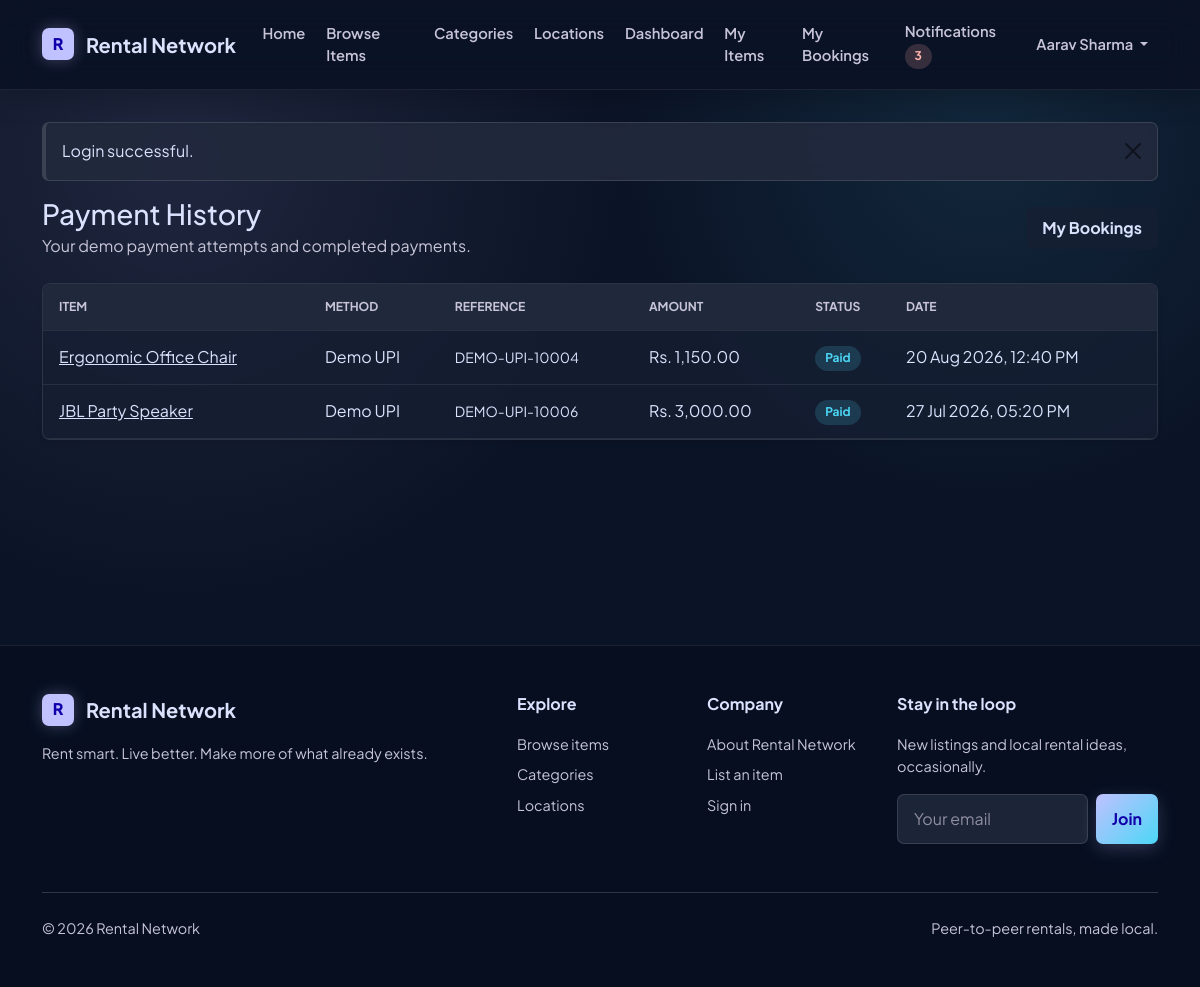
Screenshot of /payment/payment_history.php (signed in) with the database file from the repository.
### tables this page shows
CREATE TABLE users (
  user_id INT UNSIGNED AUTO_INCREMENT PRIMARY KEY,
  name VARCHAR(100) NOT NULL,
  email VARCHAR(150) NOT NULL UNIQUE,
  phone VARCHAR(20) NOT NULL,
  password VARCHAR(255) NOT NULL,
  address VARCHAR(255) NOT NULL,
  location_address VARCHAR(255) DEFAULT NULL,
  city VARCHAR(80) NOT NULL,
  state VARCHAR(80) NOT NULL,
  pincode VARCHAR(10) NOT NULL,
  latitude DECIMAL(10,7) DEFAULT NULL,
  longitude DECIMAL(10,7) DEFAULT NULL,
  profile_image VARCHAR(255) DEFAULT NULL,
  role ENUM('User', 'Admin') NOT NULL DEFAULT 'User',
  status ENUM('Active', 'Blocked') NOT NULL DEFAULT 'Active',
  reset_token VARCHAR(255) DEFAULT NULL,
  reset_expires DATETIME DEFAULT NULL,
  created_at TIMESTAMP NOT NULL DEFAULT CURRENT_TIMESTAMP,
  updated_at TIMESTAMP NOT NULL DEFAULT CURRENT_TIMESTAMP ON UPDATE CURRENT_TIMESTAMP,
  INDEX idx_users_role_status (role, status),
  INDEX idx_users_location (city, state, pincode),
  INDEX idx_users_coordinates (latitude, longitude)
);

CREATE TABLE payments (
  payment_id INT UNSIGNED AUTO_INCREMENT PRIMARY KEY,
  booking_id INT UNSIGNED NOT NULL,
  extension_id INT UNSIGNED DEFAULT NULL,
  user_id INT UNSIGNED NOT NULL,
  amount DECIMAL(10,2) NOT NULL,
  payment_method ENUM('Demo Card', 'Demo UPI', 'Cash on Delivery/Collection') NOT NULL,
  transaction_reference VARCHAR(100) DEFAULT NULL,
  payment_status ENUM('Pending', 'Paid', 'Failed', 'Refunded') NOT NULL DEFAULT 'Pending',
  payment_date DATETIME DEFAULT NULL,
  created_at TIMESTAMP NOT NULL DEFAULT CURRENT_TIMESTAMP,
  CONSTRAINT fk_payments_booking
    FOREIGN KEY (booking_id) REFERENCES bookings(booking_id)
    ON UPDATE CASCADE ON DELETE CASCADE,
  CONSTRAINT fk_payments_extension
    FOREIGN KEY (extension_id) REFERENCES booking_extensions(extension_id)
    ON UPDATE CASCADE ON DELETE SET NULL,
  CONSTRAINT fk_payments_user
    FOREIGN KEY (user_id) REFERENCES users(user_id)
    ON UPDATE CASCADE ON DELETE RESTRICT,
  INDEX idx_payments_status (payment_status),
  INDEX idx_payments_user (user_id),
  INDEX idx_payments_booking (booking_id)
  , INDEX idx_payments_extension (extension_id)
);

CREATE TABLE items (
  item_id INT UNSIGNED AUTO_INCREMENT PRIMARY KEY,
  owner_id INT UNSIGNED NOT NULL,
  category_id INT UNSIGNED NOT NULL,
  item_name VARCHAR(150) NOT NULL,
  description TEXT NOT NULL,
  brand VARCHAR(100) DEFAULT NULL,
  model VARCHAR(100) DEFAULT NULL,
  item_condition ENUM('New', 'Like New', 'Good', 'Fair') NOT NULL DEFAULT 'Good',
  rental_price DECIMAL(10,2) NOT NULL,
  rental_unit ENUM('Daily', 'Hourly', 'Both') NOT NULL DEFAULT 'Daily',
  hourly_price DECIMAL(10,2) DEFAULT NULL,
  security_deposit DECIMAL(10,2) NOT NULL DEFAULT 0.00,
  image VARCHAR(255) DEFAULT NULL,
  quantity INT UNSIGNED NOT NULL DEFAULT 1,
  location VARCHAR(150) NOT NULL,
  location_address VARCHAR(255) DEFAULT NULL,
  city VARCHAR(80) NOT NULL,
  state VARCHAR(80) NOT NULL,
  pincode VARCHAR(10) NOT NULL,
  latitude DECIMAL(10,7) DEFAULT NULL,
  longitude DECIMAL(10,7) DEFAULT NULL,
  status ENUM('Available', 'Unavailable', 'Rented', 'Maintenance') NOT NULL DEFAULT 'Available',
  is_approved TINYINT(1) NOT NULL DEFAULT 1,
  created_at TIMESTAMP NOT NULL DEFAULT CURRENT_TIMESTAMP,
  updated_at TIMESTAMP NOT NULL DEFAULT CURRENT_TIMESTAMP ON UPDATE CURRENT_TIMESTAMP,
  CONSTRAINT fk_items_owner
    FOREIGN KEY (owner_id) REFERENCES users(user_id)
    ON UPDATE CASCADE ON DELETE RESTRICT,
  CONSTRAINT fk_items_category
    FOREIGN KEY (category_id) REFERENCES categories(category_id)
    ON UPDATE CASCADE ON DELETE RESTRICT,
  INDEX idx_items_search (item_name, brand, city),
  INDEX idx_items_category_status (category_id, status),
  INDEX idx_items_price (rental_price),
  INDEX idx_items_rental_unit (rental_unit),
  INDEX idx_items_owner (owner_id),
  INDEX idx_items_coordinates (latitude, longitude)
);

### payment/payment_history.php (the view, shortened to what this page needs)
<?php
require_once __DIR__ . '/../includes/db.php';
$statement = $pdo->prepare("SELECT p.payment_id, p.amount, p.payment_method, p.transaction_reference, p.payment_status, p.payment_date, p.created_at, b.booking_id, i.item_name FROM payments p INNER JOIN bookings b ON b.booking_id = p.booking_id INNER JOIN items i ON i.item_id = b.item_id WHERE p.user_id = ? ORDER BY p.created_at DESC");
$statement->execute([current_user_id()]);
$payments = $statement->fetchAll();
require_once __DIR__ . '/../includes/header.php';
?>
<div class="d-flex flex-column flex-md-row justify-content-between gap-2 align-items-md-center mb-4"><div><h1 class="h3 mb-1">Payment History</h1><p class="text-muted mb-0">Your demo payment attempts and completed payments.</p></div><a class="btn btn-outline-brand" href="<?php echo e(base_url('booking/my_bookings.php')); ?>">My Bookings</a></div>
<?php if (empty($payments)) : ?><div class="card shadow-sm"><div class="card-body text-center p-5"><h2 class="h4">No payments yet</h2><p class="text-muted mb-0">Payment activity will appear here after an owner accepts a rental request.</p></div></div><?php else : ?><div class="card shadow-sm"><div class="table-responsive"><table class="table table-hover mb-0"><thead class="table-light"><tr><th class="ps-3">Item</th><th>Method</th><th>Reference</th><th>Amount</th><th>Status</th><th class="pe-3">Date</th></tr></thead><tbody><?php foreach ($payments as $payment) : ?><tr><td class="ps-3"><a href="<?php echo e(base_url('booking/booking_details.php?id=' . $payment['booking_id'])); ?>"><?php echo e($payment['item_name']); ?></a></td><td><?php echo e($payment['payment_method']); ?></td><td class="small"><?php echo e($payment['transaction_reference']); ?></td><td><?php echo e(format_money($payment['amount'])); ?></td><td><span class="badge text-bg-<?php echo e(status_badge_class($payment['payment_status'])); ?>"><?php echo e($payment['payment_status']); ?></span></td><td class="pe-3"><?php echo e(date('d M Y, h:i A', strtotime($payment['payment_date'] ?: $payment['created_at']))); ?></td></tr><?php endforeach; ?></tbody></table></div></div><?php endif; ?>
<?php require_once __DIR__ . '/../includes/footer.php'; ?>

### includes/navbar.php (shortened to what this page needs)
<?php
require_once __DIR__ . '/db.php';
$navUser = null;
$unreadCount = 0;
if (is_logged_in()) {
    try {
        $navUser = current_user($pdo);
        if ($navUser) {
            $unreadCount = unread_notification_count($pdo, (int) $navUser['user_id']);
        }
    } catch (Throwable $exception) {
        $navUser = null;
        $unreadCount = 0;
    }
}
?>
<nav class="navbar navbar-expand-lg navbar-light site-navbar sticky-top">
    <div class="container">
        <a class="navbar-brand brand-lockup" href="<?php echo e(base_url('index.php')); ?>">
            <span class="brand-mark" aria-hidden="true">R</span>
            <span>Rental Network</span>
        </a>
        <div class="collapse navbar-collapse" id="mainNavbar">
            <ul class="navbar-nav me-auto mb-2 mb-lg-0">
                <li class="nav-item">
                    <a class="nav-link" href="<?php echo e(base_url('index.php')); ?>">Home</a>
                </li>
                <li class="nav-item">
                    <a class="nav-link" href="<?php echo e(base_url('items/browse_items.php')); ?>">Browse Items</a>
                </li>
                <li class="nav-item">
                    <a class="nav-link" href="<?php echo e(base_url('categories/categories.php')); ?>">Categories</a>
                </li>
                <li class="nav-item">
                    <a class="nav-link" href="<?php echo e(base_url('items/locations.php')); ?>">Locations</a>
                </li>
                <?php if (is_logged_in()) : ?>
                    <li class="nav-item">
                        <a class="nav-link" href="<?php echo e(base_url('dashboard.php')); ?>">Dashboard</a>
                    </li>
                    <li class="nav-item">
                        <a class="nav-link" href="<?php echo e(base_url('items/my_items.php')); ?>">My Items</a>
                    </li>
                    <li class="nav-item">
                        <a class="nav-link" href="<?php echo e(base_url('booking/my_bookings.php')); ?>">My Bookings</a>
                    </li>
                <?php endif; ?>
            </ul>
            <ul class="navbar-nav ms-auto mb-2 mb-lg-0 align-items-lg-center">
                <?php if (is_logged_in() && $navUser) : ?>
                    <li class="nav-item">
                        <a class="nav-link" href="<?php echo e(base_url('notifications/notifications.php')); ?>">
                            Notifications
                            <?php if ($unreadCount > 0) : ?>
                                <span class="badge rounded-pill text-bg-danger"><?php echo e($unreadCount); ?></span>
                            <?php endif; ?>
                        </a>
                    </li>
                    <li class="nav-item dropdown">
                        <a class="nav-link dropdown-toggle" href="#" role="button" data-bs-toggle="dropdown" aria-expanded="false">
                            <?php echo e($navUser['name']); ?>
                        </a>
                    </li>
                <?php endif; ?>
            </ul>
        </div>
    </div>
</nav>

### rows the page displays
users: name "Aarav Sharma"
payments: items.item_name "Ergonomic Office Chair", payment_method "Demo UPI", transaction_reference "DEMO-UPI-10004", amount "Rs. 1,150.00", payment_status "Paid", payment_date "20 Aug 2026, 12:40 PM"
payments: items.item_name "JBL Party Speaker", payment_method "Demo UPI", transaction_reference "DEMO-UPI-10006", amount "Rs. 3,000.00", payment_status "Paid", payment_date "27 Jul 2026, 05:20 PM"

### other values shown
$unreadCount "3"
$flash['message'] "Login successful."
